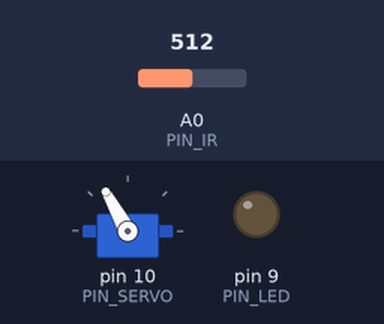
The sketch below on a simulated Arduino Uno, built with avr-gcc and run on an emulated ATmega328P. On the bench: servo, output pins drawn as LEDs (lit = HIGH). The test bench sets the inputs (shaded band); at power-on: A0 (PIN_IR) = 512. What the sketch prints to the serial monitor is not drawn.

Above: at 13.8 s.
13.9 s: A0 (PIN_IR) set to 316
15.8 s: A0 (PIN_IR) set to 291
At 17.0 s:
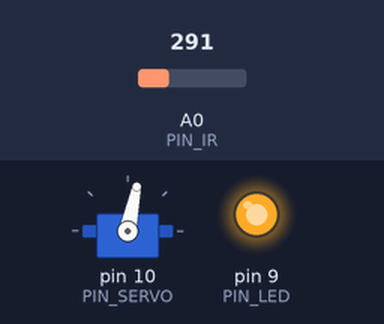
17.3 s: A0 (PIN_IR) set to 306
At 18.4 s:
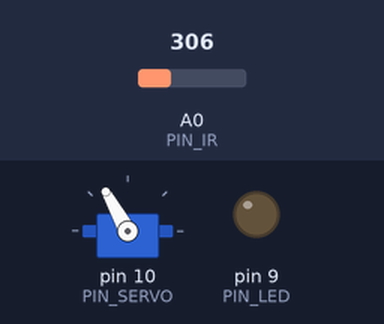
18.8 s: A0 (PIN_IR) set to 15
At 20.1 s:
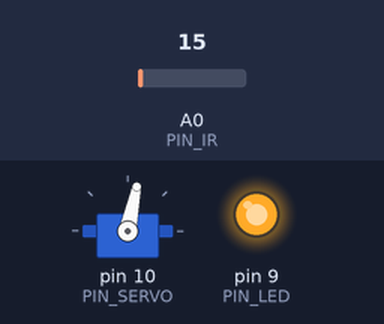
Timing chart, 0 to 21.3 s (numbered marks = the images above; inputs shaded):
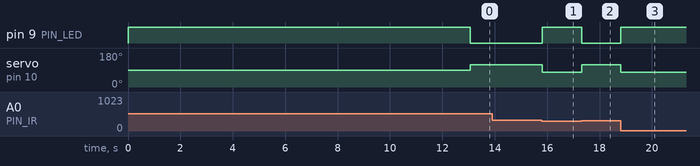

Measured:
- the behaviour switches between 303 and 302 on A0 (PIN_IR) (found by bisection; images 0 and 1)
- after the input at 15.8 s, pin 9 (PIN_LED): LOW → HIGH at once; servo on pin 10 (PIN_SERVO): 119° → 78° at once
- after the input at 17.3 s, pin 9 (PIN_LED): HIGH → LOW at once; servo on pin 10 (PIN_SERVO): 78° → 119° at once
- after the input at 18.8 s, pin 9 (PIN_LED): LOW → HIGH at once; servo on pin 10 (PIN_SERVO): 119° → 78° at once

The sketch:

21_bbc_20203043.ino
```cpp
#include <Servo.h>

// Arduino pin assignment
#define PIN_IR A0
#define PIN_LED 9
#define PIN_SERVO 10

// 서보의 각도
#define CENTER 1475
#define MAX 1350
#define MIN 1770
#define MID 1650

Servo myservo;

// 변수
float setMax, setMin, setMid, emaAlpha, emaValue, setCenter;
int count = 0;

void setup() {
// initialize GPIO pins
  pinMode(PIN_LED,OUTPUT);
  digitalWrite(PIN_LED, 1);

  setCenter = CENTER;

  myservo.attach(PIN_SERVO);
  myservo.writeMicroseconds(setCenter);

  setMax = MAX;
  setMin = MIN;
  setMid = MID;

// initialize serial port
  Serial.begin(57600);
}


float ir_distance(void){ // return value unit: mm
  float val;
  float volt = float(analogRead(PIN_IR))/100.0;
  if (volt > 4.20) {
    val = (0.0407*volt*volt)-(2.9232*volt)+26.559332;
  }
  else if (volt > 3.05) {
    val = (9.3776*volt*volt)-(76.6832*volt)+171.648576;
  }
  else if (volt > 2.68) {
    val = -(25*volt)+101.25;
  }
  else {
    val = (166.66666*volt*volt)-(891.66663*volt)+1227.49995;
  }
  return val;
}


void loop() {
  float raw_dist = ir_distance();
  while(count < 3000){
    Serial.print("count : ");
    Serial.print(count);
    Serial.print(", servo : ");
    Serial.println(myservo.read());
    count++;
  }

//  while(1){
  //  Serial.println(myservo.read());
    //myservo.writeMicroseconds(setMid);}

  if(raw_dist < 25.50){
    myservo.writeMicroseconds(setMin);
    digitalWrite(PIN_LED, 0);
  } else if(raw_dist > 25.50){
    myservo.writeMicroseconds(setMax);
    digitalWrite(PIN_LED, 1);
  }


  Serial.print("min:0,max:500,dist:");
  Serial.print(raw_dist);
  Serial.print(",val:");
  Serial.print(floor(raw_dist + 0.5));
  Serial.print(",volt:");
  Serial.print(float(analogRead(PIN_IR)));
  Serial.print(",servo:");
  Serial.println(myservo.read());


  delay(20);
}
```
